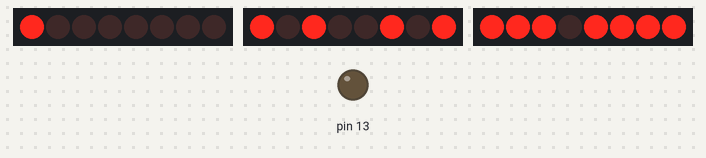
Bench run of a sketch on a simulated Arduino Uno, built with avr-gcc and run on an emulated ATmega328P. Parts: 3 × 8 port-expander outputs drawn as a row of LEDs (first output left, lit = HIGH), output pins drawn as LEDs (lit = HIGH). Wiring (inferred from the names in the program): PCF8574 port expander at I2C address 0x20; PCF8574 port expander at I2C address 0x21; PCF8574 port expander at I2C address 0x22. Wiring (inferred from the signals the program sends): 3 × row of LEDs: on Q0, Q1, Q2, Q3, Q4, Q5, Q6, Q7 / on Q0, Q1, Q2, Q3, Q4, Q5, Q6, Q7 / on Q0, Q1, Q2, Q3, Q4, Q5, Q6, Q7. What the sketch prints to the serial monitor is not drawn.

Above: at 0.8 s.
At 1.3 s:
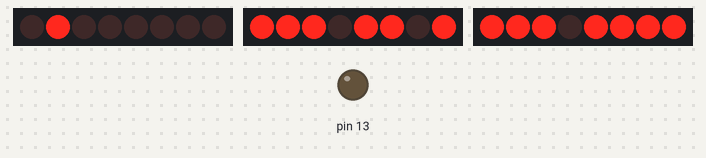
At 2.2 s:
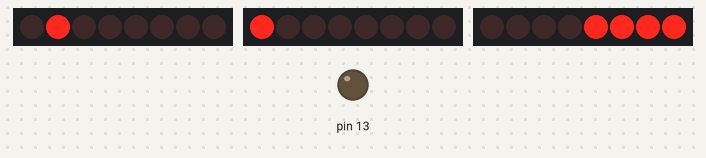
Timing chart, 0 to 3.7 s (numbered marks = the images above):
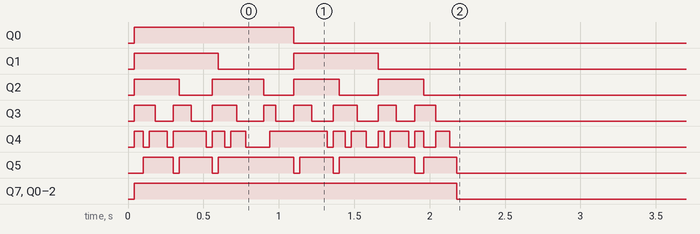

Measured:
- by itself, Q5: repeats every 0.80 s: HIGH 0.22 s, LOW 0.04 s, HIGH 0.50 s, LOW 0.04 s, until it stays LOW from 2.2 s
- by itself, Q7, Q0–2: HIGH → LOW at 2.2 s

The sketch:

flipdot_bridge.ino
```cpp
#include <Wire.h>
#include <util/delay.h>
#include <avr/interrupt.h>
#include "flipdot.h"

#define DISPLAY_WIDTH   56
#define DISPLAY_HEIGHT  24
#define AMOUNT_OF_PANELS 2

#define NUM_VALUES 3
int incomingValues[NUM_VALUES];

void setup()
{
  Wire.begin(); // join i2c bus (address optional for master)
  Serial.begin(250000);
  Serial.println("START");
  flipdot_setup(28, 24, AMOUNT_OF_PANELS);
  flipdot_cls(0);
  pinMode(13, OUTPUT);
}

void loop(void)
{

  // check if data is available
  if (Serial.available() == 3)
  {
    incomingValues[0] = Serial.read();
    incomingValues[1] = Serial.read();
    incomingValues[2] = Serial.read();

    if (incomingValues[0] < DISPLAY_WIDTH && incomingValues[1] <= DISPLAY_HEIGHT)
    {
      flipdot_pixel(incomingValues[0], incomingValues[1], incomingValues[2]);
    }
  }

  /*
    for (int x = 0; x < DISPLAY_WIDTH; x++)
    {
    for (int y = 0; y <= DISPLAY_HEIGHT; y++)
    {
      flipdot_pixel(x, y, 1);
      delay(5);
      if (y == 0)
      {
        flipdot_pixel(x - 1, DISPLAY_HEIGHT, 0);
      }
      else
      {
        flipdot_pixel(x, y - 1, 0);
      }
      delay(0);
      //Serial.println(y);
    }
    }

    for (int y = 0; y <= DISPLAY_HEIGHT; y++)
    {
    for (int x = 0; x < DISPLAY_WIDTH; x++)
    {
      flipdot_pixel(x, y, 1);

        delay(5);
        if (y == 0)
        {
        flipdot_pixel(x - 1, DISPLAY_HEIGHT, 0);
        }
        else
        {
        flipdot_pixel(x, y - 1, 0);
        }
        delay(0);
        //Serial.println(y);
    }
    }

    flipdot_cls(0);
    delay(1000);
    flipdot_cls(1);
    delay(1000);
  */
}

void split(String inputString, int returnData[], int numOfValues)
{
  int index = 0;
  int lastPos = 0;

  for (int i = 0; i < inputString.length(); i++)
  {
    if (inputString.charAt(i) == ',' && index < numOfValues)
    {
      String tempStr = inputString.substring(lastPos, i - 1);
      returnData[index] = tempStr.toInt();
      index++;
      lastPos = i + 1;
    }
  }
}
```

flipdot.h
```cpp
uint8_t WIDTH;
uint8_t HEIGHT;
uint8_t PANELS;

const uint8_t PANEL_LEFT = 0xFE;
const uint8_t TXTZEICHEN_ZEILE = 23;
uint16_t DISPLAYDELAY = 600;           // 800 bei LED, 15 nur Dots (200 besser) aber man kann einfach 2 x schreiben

void flipdot_pixel (uint8_t, uint8_t, uint8_t);
void send_data (uint8_t, uint8_t);
void flipdot_writepixel (uint8_t, uint8_t, uint8_t);
void flipdot_cls (uint8_t);
void writechar (unsigned char, uint8_t, uint8_t);

/*
   @brief   dreht die Reihenfolge der Bits in einem Byte um
   @param   Byte
   @return  Byte in LITTLE Endian
*/
uint8_t rev_bits(uint8_t input)
{
  uint8_t output = 0;
  uint8_t n = sizeof(input) << 3;
  uint8_t i = 0;

  for (i = 0; i < n; i++)
    if ((input >> i) & 0x1)
      output |=  (0x1 << (n - 1 - i));

  return output;
}

void flipdot_setup(uint8_t width, uint8_t height, uint8_t panels)
{
  WIDTH = width;
  HEIGHT = height;
  PANELS = panels;
}
/*
   @brief   schreibt einen Pixel auf das Display. Rechnet Koordinaten in physikalische Adressen um
            Ursprung oben/links = 0/0
   @param   Spalte, Zeile, set = farbe: 0=schwarz, 1=gelb
   @return  none
*/
void flipdot_pixel (uint8_t spalte, uint8_t reihe, uint8_t set)
{
  uint8_t panel, spalte_offset, offset8 = 0;

  panel = uint8_t(spalte / WIDTH);            // welches Panel (ganzzahl. Anteil). 0=links
  spalte = (spalte - (WIDTH * panel)) + 1;    // Spalte auf einem Panel (starten physisch mit 1)
  panel = PANEL_LEFT - panel;                       // Paneladresse

  reihe = reihe+2;

  switch (reihe)    // Fuer jede Reihe die physische Adresse ermitteln und die physische Adresse der (nicht vorhandenen) 0. Spalte
  { // Adressen zum setzen:
    case (0)  : reihe = 0x32; spalte_offset = 0x00; break;
    case (1)  : reihe = 0x31; spalte_offset = 0x00; break;
    case (2)  : reihe = 0x33; spalte_offset = 0x00; break;

    case (3)  : reihe = 0x30; spalte_offset = 0x80; break;
    case (4)  : reihe = 0x32; spalte_offset = 0x80; break;
    case (5)  : reihe = 0x31; spalte_offset = 0x80; break;
    case (6)  : reihe = 0x33; spalte_offset = 0x80; break;

    case (7)  : reihe = 0x36; spalte_offset = 0x00; break;
    case (8)  : reihe = 0x35; spalte_offset = 0x00; break;
    case (9)  : reihe = 0x37; spalte_offset = 0x00; break;

    case (10) : reihe = 0x34; spalte_offset = 0x80; break;
    case (11) : reihe = 0x36; spalte_offset = 0x80; break;
    case (12) : reihe = 0x35; spalte_offset = 0x80; break;
    case (13) : reihe = 0x37; spalte_offset = 0x80; break;

    case (14) : reihe = 0xC2; spalte_offset = 0x00; break;
    case (15) : reihe = 0xC1; spalte_offset = 0x00; break;
    case (16) : reihe = 0xC3; spalte_offset = 0x00; break;

    case (17) : reihe = 0xC0; spalte_offset = 0x80; break;
    case (18) : reihe = 0xC2; spalte_offset = 0x80; break;
    case (19) : reihe = 0xC1; spalte_offset = 0x80; break;
    case (20) : reihe = 0xC3; spalte_offset = 0x80; break;

    case (21) : reihe = 0xC6; spalte_offset = 0x00; break;
    case (22) : reihe = 0xC5; spalte_offset = 0x00; break;
    case (23) : reihe = 0xC7; spalte_offset = 0x00; break;

    case (24) : reihe = 0xC4; spalte_offset = 0x80; break;
    case (25) : reihe = 0xC6; spalte_offset = 0x80; break;
    case (26) : reihe = 0xC5; spalte_offset = 0x80; break;
    case (27) : reihe = 0xC7; spalte_offset = 0x80; break;
  }

  if (!set)     // Pixel schwarz (loeschen) => Adresse korrigieren
  {
    reihe -= 8;
    spalte_offset = spalte_offset | 0x40;
  }

  // alle x Pixel eine Adresse ueberspringen (weil EP2800A 7-Segment-Treiber):
  if ((spalte >= 8) && (spalte <= 14))
    offset8 = 1;
  if ((spalte >= 15) && (spalte <= 21))
    offset8 = 2;
  if ((spalte >= 22))
    offset8 = 3;

  spalte += offset8;

  // Bits umsortieren
  spalte = rev_bits (spalte);       // Spalte rueckwaerts
  spalte = spalte >> 2;             // zwei nach rechts schiften
  spalte = spalte | spalte_offset;  // mit physischer Spaltenadresse verodern

  flipdot_writepixel (spalte, reihe, panel);
}

void send_data (uint8_t address, uint8_t value)
{
  Wire.beginTransmission(address);
  Wire.write(value);
  Wire.endTransmission();
}

void flipdot_writepixel (uint8_t spalte, uint8_t reihe, uint8_t panel)
{
  send_data (0x20, panel);    // Panel        // urspuenglich Adresse 0x20, wenn PCF8574. Aufgrund Defekt aber jetzt ein PCF8574A (0x38). Im Artikel wird Adresse 0x20 genannt!
  send_data (0x21, spalte);   // Column
  send_data (0x22, reihe);    // Row
  delayMicroseconds(DISPLAYDELAY);
  send_data (0x22, 0x0F);     // END?
  //send_data (0x38, 0xFF);     // LED follows?         // urspuenglich 0x20
}

void flipdot_cls (uint8_t set)
{
  uint8_t x, y;

  for (x = 0; x < (WIDTH * PANELS); x++)
  {
    for (y = 0; y < HEIGHT; y++)
      flipdot_pixel (x, y, set);
  }
}
```
